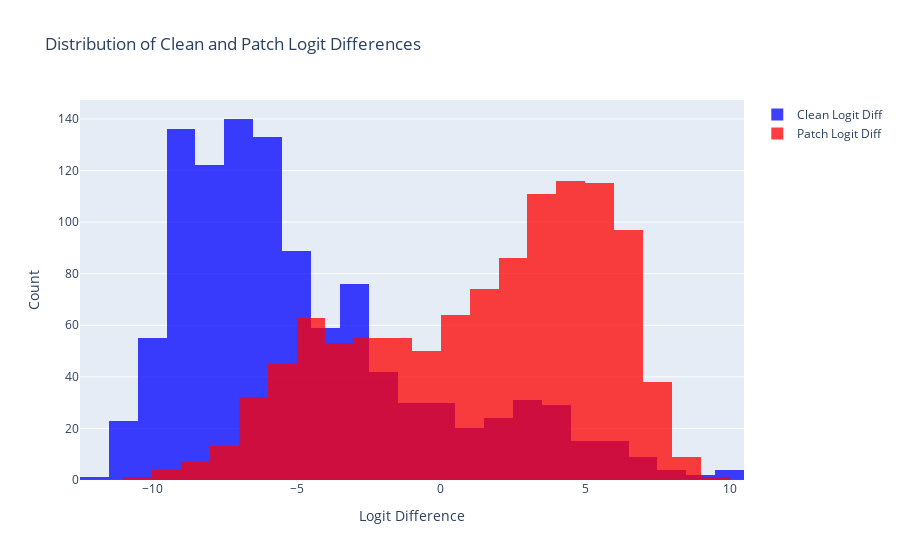

Source (notebook cell):
### Code cell
plot_logit_diff(batch_size=33, total_batches=33, patch_answer_reduce='max')
clear_cache()

### Figure 1 — Plotly figure (JSON) as saved in the notebook; plotly's stock layout.template omitted (floating-point values rounded to 4 significant figures; data arrays with more than 128 entries replaced by an {"elided": "..."} marker saying what was removed)
{"data": [{"marker": {"color": "blue"}, "name": "Clean Logit Diff", "opacity": 0.75, "type": "histogram", "x": {"elided": "1089 float values"}}, {"marker": {"color": "red"}, "name": "Patch Logit Diff", "opacity": 0.75, "type": "histogram", "x": {"elided": "1089 float values"}}], "layout": {"barmode": "overlay", "title": {"text": "Distribution of Clean and Patch Logit Differences"}, "xaxis": {"anchor": "y", "domain": [0, 1], "title": {"text": "Logit Difference"}}, "yaxis": {"anchor": "x", "domain": [0, 1], "title": {"text": "Count"}}}}
